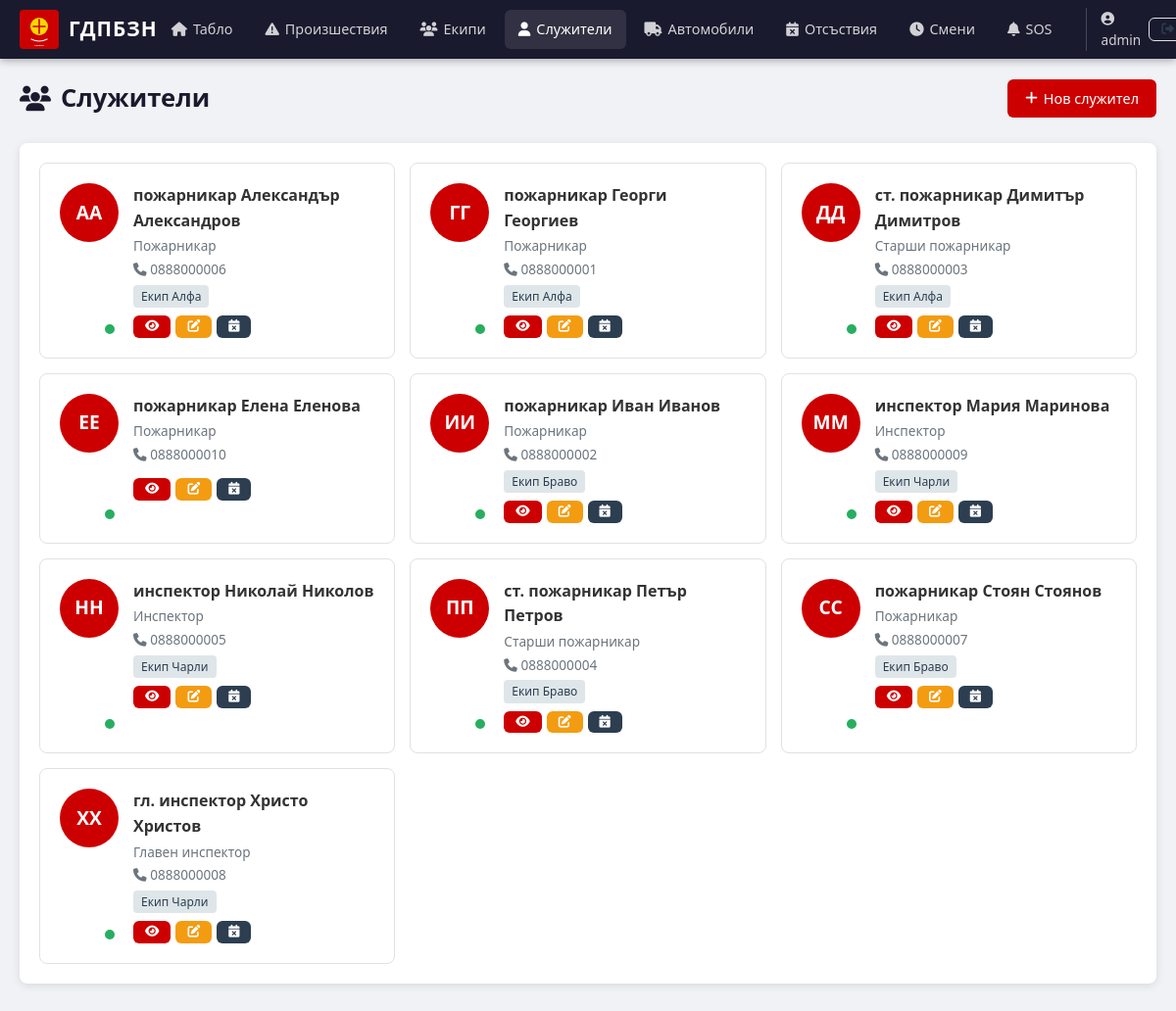
Page /employees (signed in) on the committed database.
### fire_system/models.py (models this page shows, shortened)
class User(UserMixin, db.Model):
    __tablename__ = 'users'
    id = db.Column(db.Integer, primary_key=True)
    username = db.Column(db.String(64), unique=True, nullable=False)
    email = db.Column(db.String(120), unique=True, nullable=False)
    password_hash = db.Column(db.String(256), nullable=False)
    role = db.Column(db.String(20), default='user')
    created_at = db.Column(db.DateTime, default=datetime.utcnow)
    employee = db.relationship('Employee', backref='user', uselist=False)

class Employee(db.Model):
    __tablename__ = 'employees'
    id = db.Column(db.Integer, primary_key=True)
    user_id = db.Column(db.Integer, db.ForeignKey('users.id'), nullable=True)
    first_name = db.Column(db.String(100), nullable=False)
    last_name = db.Column(db.String(100), nullable=False)
    rank_id = db.Column(db.Integer, db.ForeignKey('ranks.id'), nullable=True)
    phone = db.Column(db.String(20), nullable=True)
    email = db.Column(db.String(120), nullable=True)
    is_active = db.Column(db.Boolean, default=True)
    photo = db.Column(db.String(255), nullable=True)
    created_at = db.Column(db.DateTime, default=datetime.utcnow)
    team_assignments = db.relationship('TeamAssignment', backref='employee', lazy=True)
    absences = db.relationship('Absence', backref='employee', lazy=True)
    tasks = db.relationship('TaskAssignment', backref='employee', lazy=True)
    team_leader = db.relationship('Team', backref='leader', lazy=True, foreign_keys='Team.leader_id')
    @property
    def full_name(self):
        rank_abbr = f"{self.rank.abbreviation} " if self.rank else ""
        return f"{rank_abbr}{self.first_name} {self.last_name}"
    @property
    def current_status(self):
        active_absence = Absence.query.filter(
            Absence.employee_id == self.id,
            Absence.start_date <= date.today(),
            Absence.end_date >= date.today(),
            Absence.status == 'approved'
        ).first()
        if active_absence:
            return f"in_{active_absence.absence_type}"
        return "available"

class Rank(db.Model):
    __tablename__ = 'ranks'
    id = db.Column(db.Integer, primary_key=True)
    name = db.Column(db.String(100), nullable=False)
    abbreviation = db.Column(db.String(10), nullable=False)
    employees = db.relationship('Employee', backref='rank', lazy=True)

class TeamAssignment(db.Model):
    __tablename__ = 'team_assignments'
    id = db.Column(db.Integer, primary_key=True)
    team_id = db.Column(db.Integer, db.ForeignKey('teams.id'), nullable=False)
    employee_id = db.Column(db.Integer, db.ForeignKey('employees.id'), nullable=False)
    vehicle_id = db.Column(db.Integer, db.ForeignKey('vehicles.id'), nullable=True)
    is_active = db.Column(db.Boolean, default=True)
    assigned_at = db.Column(db.DateTime, default=datetime.utcnow)

class Team(db.Model):
    __tablename__ = 'teams'
    id = db.Column(db.Integer, primary_key=True)
    name = db.Column(db.String(100), nullable=False)
    shift = db.Column(db.String(20), nullable=False)
    leader_id = db.Column(db.Integer, db.ForeignKey('employees.id'), nullable=True)
    is_active = db.Column(db.Boolean, default=True)
    created_at = db.Column(db.DateTime, default=datetime.utcnow)
    assignments = db.relationship('TeamAssignment', backref='team', lazy=True)
    incidents = db.relationship('Incident', backref='team', lazy=True)

### fire_system/app.py (the view)
@app.route('/employees')
@login_required
def employee_list():
    employees = Employee.query.order_by(Employee.last_name).all()
    return render_template('employees/list.html', employees=employees)

### fire_system/app.py (called while the page is built)
@login_manager.user_loader
def load_user(user_id):
    return User.query.get(int(user_id))

@app.context_processor
def inject_now():
    return {
        'now': datetime.utcnow(),
        'today': date.today(),
        'active_incidents': Incident.query.filter(
            Incident.status.in_(['reported', 'dispatched', 'on_scene', 'in_progress'])
        ).count()
    }

### fire_system/templates/employees/list.html (shortened to what this page needs)
{% extends "base.html" %}
{% block content %}
<div class="page-header">
    <h1><i class="fas fa-users"></i> Служители</h1>
    {% if current_user.role == 'admin' %}
    <div class="header-actions">
        <a href="{{ url_for('employee_create') }}" class="btn btn-primary">
            <i class="fas fa-plus"></i> Нов служител
        </a>
    </div>
    {% endif %}
</div>
<div class="card">
    <div class="card-body">
        <div class="employee-grid">
            {% for emp in employees %}
            <div class="employee-card {% if not emp.is_active %}inactive{% endif %}">
                <div class="emp-photo">
                    {% if emp.photo %}
                    <img src="{{ url_for('static', filename='uploads/' + emp.photo) }}" alt="{{ emp.full_name }}">
                    {% else %}
                    <div class="emp-avatar">{{ emp.first_name[0] }}{{ emp.last_name[0] }}</div>
                    {% endif %}
                    <span class="emp-status {{ emp.current_status }}"></span>
                </div>
                <div class="emp-info">
                    <h3>{{ emp.full_name }}</h3>
                    <p class="emp-rank">{{ emp.rank.name if emp.rank else '—' }}</p>
                    <p class="emp-phone"><i class="fas fa-phone"></i> {{ emp.phone or '—' }}</p>
                    <div class="emp-meta">
                        {% for ta in emp.team_assignments %}
                        {% if ta.is_active %}
                        <span class="tag tag-info">{{ ta.team.name }}</span>
                        {% endif %}
                        {% endfor %}
                    </div>
                    <div class="emp-actions">
                        <a href="{{ url_for('employee_detail', id=emp.id) }}" class="btn btn-sm btn-primary">
                            <i class="fas fa-eye"></i>
                        </a>
                        {% if current_user.role == 'admin' %}
                        <a href="{{ url_for('employee_edit', id=emp.id) }}" class="btn btn-sm btn-warning">
                            <i class="fas fa-edit"></i>
                        </a>
                        <a href="{{ url_for('employee_absence', id=emp.id) }}" class="btn btn-sm btn-secondary">
                            <i class="fas fa-calendar-times"></i>
                        </a>
                        {% endif %}
                    </div>
                </div>
            </div>
            {% endfor %}
        </div>
    </div>
</div>
{% endblock %}

### fire_system/templates/base.html (shortened to what this page needs)
<!DOCTYPE html>
<html lang="bg">
<head>
    <link rel="stylesheet" href="{{ url_for('static', filename='css/style.css') }}">
    <link rel="stylesheet" href="https://unpkg.com/leaflet@1.9.4/dist/leaflet.css" />
    <link rel="stylesheet" href="https://cdnjs.cloudflare.com/ajax/libs/font-awesome/6.5.1/css/all.min.css">
</head>
<body>
    {% if current_user.is_authenticated %}
    <nav class="navbar">
        <div class="nav-brand">
            <a href="{{ url_for('dashboard') }}">
                <img src="{{ url_for('static', filename='img/logo.svg') }}" alt="ГДПБЗН" height="40">
                <span class="nav-title">ГДПБЗН</span>
            </a>
        </div>
        <div class="nav-menu">
            <a href="{{ url_for('dashboard') }}" class="nav-link {% if request.endpoint == 'dashboard' %}active{% endif %}">
                <i class="fas fa-home"></i> Табло
            </a>
            <a href="{{ url_for('incident_list') }}" class="nav-link {% if request.endpoint and 'incident' in request.endpoint and request.endpoint != 'incident_create' %}active{% endif %}">
                <i class="fas fa-exclamation-triangle"></i> Произшествия
            </a>
            <a href="{{ url_for('team_list') }}" class="nav-link {% if request.endpoint and 'team' in request.endpoint %}active{% endif %}">
                <i class="fas fa-users"></i> Екипи
            </a>
            <a href="{{ url_for('employee_list') }}" class="nav-link {% if request.endpoint and 'employee' in request.endpoint %}active{% endif %}">
                <i class="fas fa-user"></i> Служители
            </a>
            <a href="{{ url_for('vehicle_list') }}" class="nav-link {% if request.endpoint and 'vehicle' in request.endpoint %}active{% endif %}">
                <i class="fas fa-truck"></i> Автомобили
            </a>
            <a href="{{ url_for('absence_list') }}" class="nav-link {% if request.endpoint and 'absence' in request.endpoint %}active{% endif %}">
                <i class="fas fa-calendar-times"></i> Отсъствия
            </a>
            <a href="{{ url_for('shift_list') }}" class="nav-link {% if request.endpoint and 'shift' in request.endpoint %}active{% endif %}">
                <i class="fas fa-clock"></i> Смени
            </a>
            <a href="{{ url_for('sos_list') }}" class="nav-link sos-link {% if request.endpoint and 'sos' in request.endpoint %}active{% endif %}">
                <i class="fas fa-bell"></i> SOS
            </a>
            <div class="nav-user">
                <span class="user-name"><i class="fas fa-user-circle"></i> {{ current_user.username }}</span>
                <a href="{{ url_for('logout') }}" class="btn btn-sm btn-outline"><i class="fas fa-sign-out-alt"></i></a>
            </div>
        </div>
    </nav>
    {% endif %}
    <main class="container">
        {% block content %}{% endblock %}
    </main>
</body>
</html>

### fire_system/static/css/style.css (style rules this page uses)
:root { --primary: #cc0000; --primary-dark: #990000; --primary-light: #ff3333; --secondary: #2c3e50; --secondary-light: #34495e; --success: #27ae60; --warning: #f39c12; --danger: #e74c3c; --info: #2980b9; --dark: #1a1a2e; --light: #f8f9fa; --gray: #6c757d; --border: #dee2e6; --shadow: 0 2px 10px rgba(0,0,0,0.1); --radius: 8px; --transition: all 0.3s ease; }
* { margin: 0; padding: 0; box-sizing: border-box; }
body { font-family: 'Segoe UI', system-ui, -apple-system, sans-serif; background: #f0f2f5; color: #333; line-height: 1.6; }
.container { max-width: 1400px; margin: 0 auto; padding: 20px; }
.navbar { background: var(--dark); color: white; padding: 0 20px; display: flex; align-items: center; justify-content: space-between; height: 60px; position: sticky; top: 0; z-index: 1000; box-shadow: 0 2px 8px rgba(0,0,0,0.3); }
.nav-brand a { display: flex; align-items: center; gap: 10px; color: white; text-decoration: none; }
.nav-title { font-size: 1.3rem; font-weight: 700; letter-spacing: 1px; }
.nav-menu { display: flex; align-items: center; gap: 5px; }
.nav-link { color: rgba(255,255,255,0.8); text-decoration: none; padding: 8px 14px; border-radius: 6px; font-size: 0.9rem; transition: var(--transition); display: flex; align-items: center; gap: 6px; }
.nav-link:hover, .nav-link.active { background: rgba(255,255,255,0.1); color: white; }
.sos-link { animation: sosPulse 2s infinite; }
.nav-user { display: flex; align-items: center; gap: 8px; margin-left: 15px; padding-left: 15px; border-left: 1px solid rgba(255,255,255,0.2); }
.user-name { font-size: 0.85rem; color: rgba(255,255,255,0.8); }
.card { background: white; border-radius: var(--radius); box-shadow: var(--shadow); margin-bottom: 20px; overflow: hidden; }
.card-body { padding: 20px; }
.page-header { display: flex; align-items: center; justify-content: space-between; margin-bottom: 25px; flex-wrap: wrap; gap: 10px; }
.page-header h1 { font-size: 1.6rem; font-weight: 700; color: var(--dark); display: flex; align-items: center; gap: 10px; }
.header-actions { display: flex; gap: 8px; flex-wrap: wrap; }
.btn { display: inline-flex; align-items: center; gap: 6px; padding: 8px 18px; border: none; border-radius: 6px; font-size: 0.9rem; font-weight: 500; cursor: pointer; text-decoration: none; transition: var(--transition); }
.btn-sm { padding: 5px 12px; font-size: 0.8rem; }
.btn-primary { background: var(--primary); color: white; }
.btn-warning { background: var(--warning); color: white; }
.btn-secondary { background: var(--secondary); color: white; }
.btn-outline { background: transparent; color: var(--secondary); border: 1px solid var(--border); }
.employee-grid { display: grid; grid-template-columns: repeat(auto-fill, minmax(280px, 1fr)); gap: 15px; }
.employee-card { background: white; border-radius: var(--radius); border: 1px solid var(--border); padding: 20px; display: flex; gap: 15px; transition: var(--transition); }
.emp-photo { position: relative; flex-shrink: 0; }
.emp-photo img, .emp-avatar { width: 60px; height: 60px; border-radius: 50%; object-fit: cover; }
.emp-avatar { display: flex; align-items: center; justify-content: center; background: var(--primary); color: white; font-weight: 700; font-size: 1.2rem; }
.emp-status { position: absolute; bottom: 2px; right: 2px; width: 14px; height: 14px; border-radius: 50%; border: 2px solid white; }
.emp-status.available { background: var(--success); }
.emp-info h3 { font-size: 1rem; margin-bottom: 2px; }
.emp-rank { color: var(--gray); font-size: 0.85rem; }
.emp-phone { color: var(--gray); font-size: 0.85rem; margin: 2px 0; }
.emp-meta { display: flex; gap: 5px; flex-wrap: wrap; margin: 5px 0; }
.tag { display: inline-block; padding: 2px 8px; border-radius: 4px; font-size: 0.75rem; font-weight: 500; }
.tag-info { background: #dfe6e9; color: #2c3e50; }
.emp-actions { display: flex; gap: 5px; margin-top: 8px; }

### rows in the picture
User: username "admin"
Employee: first_name "А", last_name "А", full_name "пожарникар Александър Александров", rank "Пожарникар", phone "0888000006"
TeamAssignment: team.name "Екип Алфа"
Employee: first_name "Г", last_name "Г", full_name "пожарникар Георги Георгиев", rank "Пожарникар", phone "0888000001"
TeamAssignment: team.name "Екип Алфа"
Employee: first_name "Д", last_name "Д", full_name "ст. пожарникар Димитър Димитров", rank "Старши пожарникар", phone "0888000003"
TeamAssignment: team.name "Екип Алфа"
Employee: first_name "Е", last_name "Е", full_name "пожарникар Елена Еленова", rank "Пожарникар", phone "0888000010"
Employee: first_name "И", last_name "И", full_name "пожарникар Иван Иванов", rank "Пожарникар", phone "0888000002"
TeamAssignment: team.name "Екип Браво"
Employee: first_name "М", last_name "М", full_name "инспектор Мария Маринова", rank "Инспектор", phone "0888000009"
TeamAssignment: team.name "Екип Чарли"
Employee: first_name "Н", last_name "Н", full_name "инспектор Николай Николов", rank "Инспектор", phone "0888000005"
TeamAssignment: team.name "Екип Чарли"
Employee: first_name "П", last_name "П", full_name "ст. пожарникар Петър Петров", rank "Старши пожарникар", phone "0888000004"
TeamAssignment: team.name "Екип Браво"
Employee: first_name "С", last_name "С", full_name "пожарникар Стоян Стоянов", rank "Пожарникар", phone "0888000007"
TeamAssignment: team.name "Екип Браво"
Employee: first_name "Х", last_name "Х", full_name "гл. инспектор Христо Христов", rank "Главен инспектор", phone "0888000008"
TeamAssignment: team.name "Екип Чарли"
